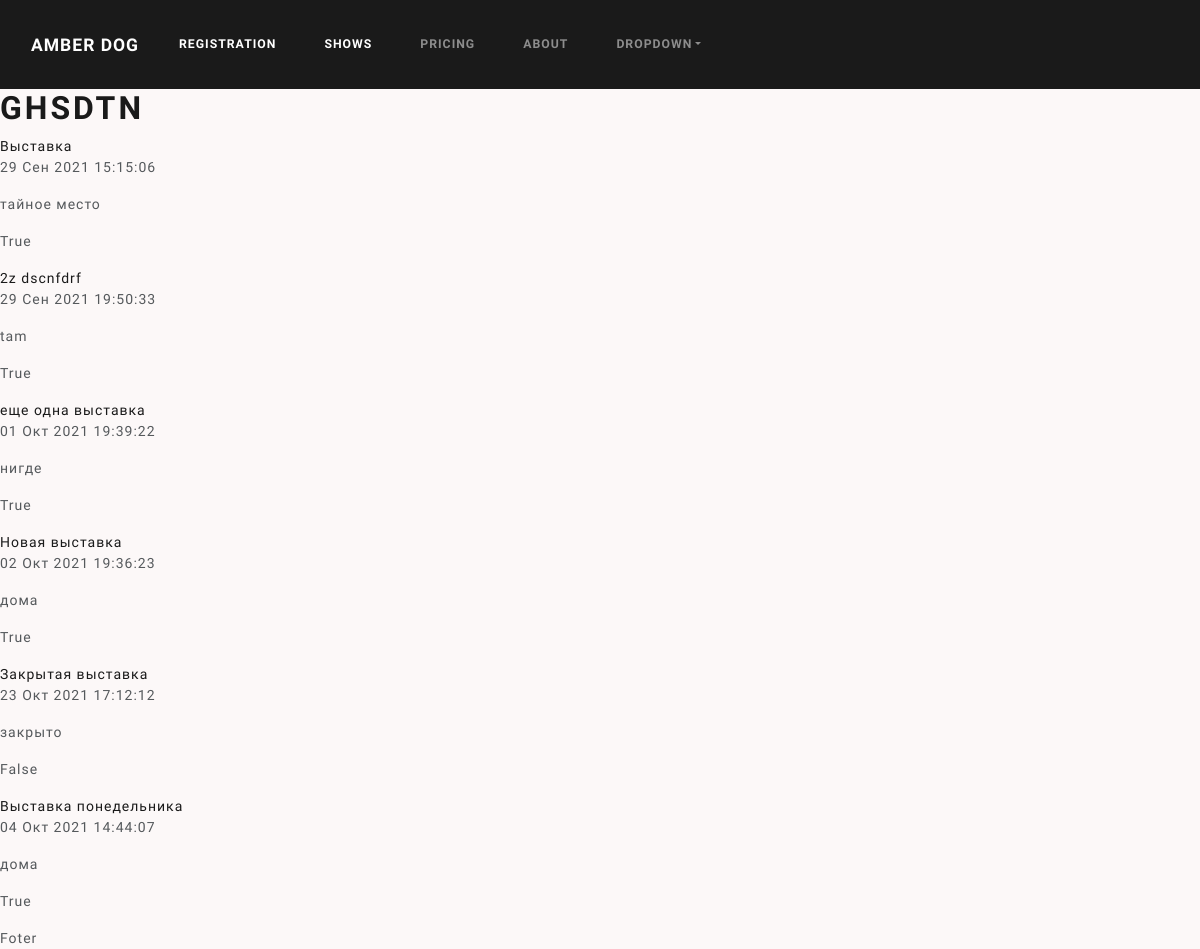
The app's page /shows_list/, older data.
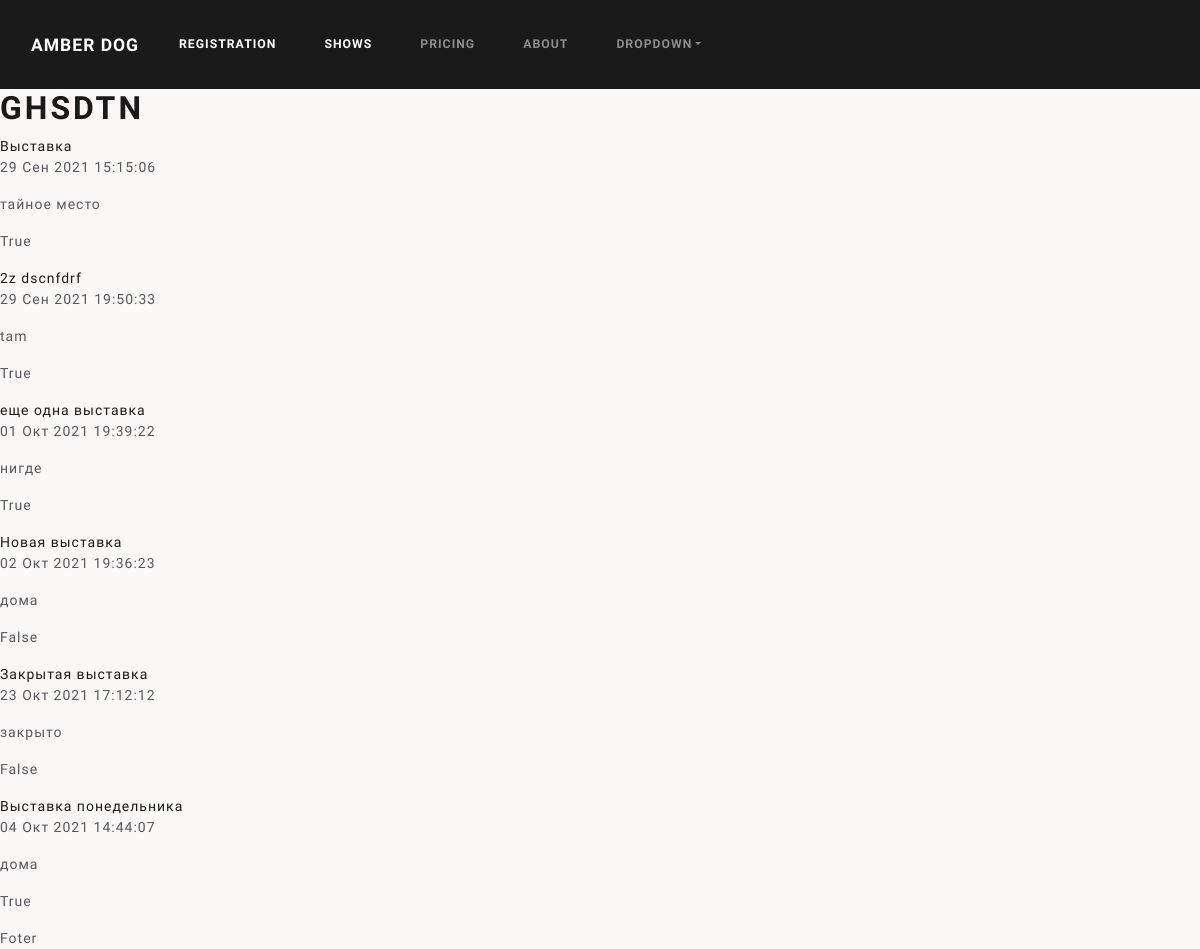
The same page, newer data.
### registration_of_dogs/models.py (models this page shows, shortened)
class Exebition(models.Model):
    type_exebition = models.TextField(_("Тип выставки"), max_length=160)
    date_of_exebition = models.DateTimeField(_("Дата и время проведения"))
    address_exebition = models.TextField(_("Место проведения"))
    add_classes_of_exebition = models.ManyToManyField(
        'AdditionalCategories', verbose_name = _("Дополнительные категории"),
        blank=True, related_name="add_classes_of_exebition")# THE ADD CLASS
    status_of_exebition = models.BooleanField(_("Статус выставки"),  default=True)
    participant_of_exebition = models.ManyToManyField("Dog", verbose_name = _("Участники выставки" ), blank=True)
    class Meta:
        ordering = ('-date_of_exebition',)
    def display_classes_of_exebition(self):
        """
        Формирует список дополнительных категорий для отображения в админке.
        """
        return ', '.join([add_classes_of_exebition.category for add_classes_of_exebition in self.add_classes_of_exebition.all()[:3] ])
    display_classes_of_exebition.short_description = _('Дополнительные карегории')
    def get_absolute_url(self):
        return reverse("show_detail", kwargs={"slug": self.id})
    class Meta:
        verbose_name = _("Выставка")
        verbose_name_plural = _("Выставки")

### registration_of_dogs/views.py (the view)
# urls.py: path('shows_list/', ShowsList.as_view(), name='shows'),
class ShowsList(ListView):
    model = Exebition
    context_object_name = 'shows_list'
    template_name = "registration_of_dogs/shows_list.html"

### templates/registration_of_dogs/shows_list.html
{% extends 'registration_of_dogs/base.html' %}
{% load i18n %}
{% block content %}
<h1> GHSDTN </h1>
    {% for show in shows_list %}
        <a href="{{ show.get_absolute_url }}">{{ show.type_exebition}} </a>
        <p>{{ show.date_of_exebition}}</p>
        <p>{{ show.address_exebition}}</p>
        <p>{{ show.status_of_exebition}}</p>
    {% endfor %}
{% endblock %}

### templates/registration_of_dogs/base.html (shortened to what this page needs)
{% extends 'base.html' %}
{% block header %}
  <div class="header">
    {% include 'include/header.html' %}
  </div>
{% endblock header %}

### templates/base.html (shortened to what this page needs)
{% load i18n %}
{% load static %}
<!doctype html>
{% get_current_language as LANGUAGE_CODE %}{% get_current_language_bidi as LANGUAGE_BIDI %}
<html lang="{{ LANGUAGE_CODE|default:'en-us' }}" dir="{{ LANGUAGE_BIDI|yesno:'rtl,ltr,auto' }}">
  <head>
    <link rel="stylesheet" href="https://cdn.jsdelivr.net/npm/bootswatch@4.5.2/dist/lux/bootstrap.min.css">
    <link rel="stylesheet" href="{% static 'css/style.css' %}">
</head>
<body>
  {% block header %}{% endblock header %}
  {% block content %} {% endblock content %}
  {% block footer %} Foter {% endblock footer %}
</body>

### templates/include/header.html (shortened to what this page needs)
{% block header %}
<nav class="navbar navbar-expand-lg navbar-dark bg-primary">
    <div class="container-fluid">
      <a class="navbar-brand" href="{%url 'home'%}">Amber dog</a>
      <div class="collapse navbar-collapse" id="navbarColor01">
        <ul class="navbar-nav me-auto">
          <li class="nav-item">
            <a class="nav-link active" href="{%url 'registration'%}">Registration</a>
          </li>
          <li class="nav-item">
            <a class="nav-link active" href="{%url 'shows'%}">Shows</a>
          </li>
          <li class="nav-item">
            <a class="nav-link" href="#">Pricing</a>
          </li>
          <li class="nav-item">
            <a class="nav-link" href="#">About</a>
          </li>
          <li class="nav-item dropdown">
            <a class="nav-link dropdown-toggle" data-bs-toggle="dropdown" href="#" role="button" aria-haspopup="true" aria-expanded="false">Dropdown</a>
          </li>
        </ul>
      </div>
    </div>
  </nav>
  {% endblock header %}

### static/css/style.css (style rules this page uses)
body { background-image: url("../img/dog.jpg"); background-color: #fcf8f8; background-repeat: no-repeat; background-attachment: fixed; background-size: contain; background-position: center; }

Row changes from the older to the newer data that the page shows:
changed Exebition "Новая выставка": status_of_exebition "True" → "False"
